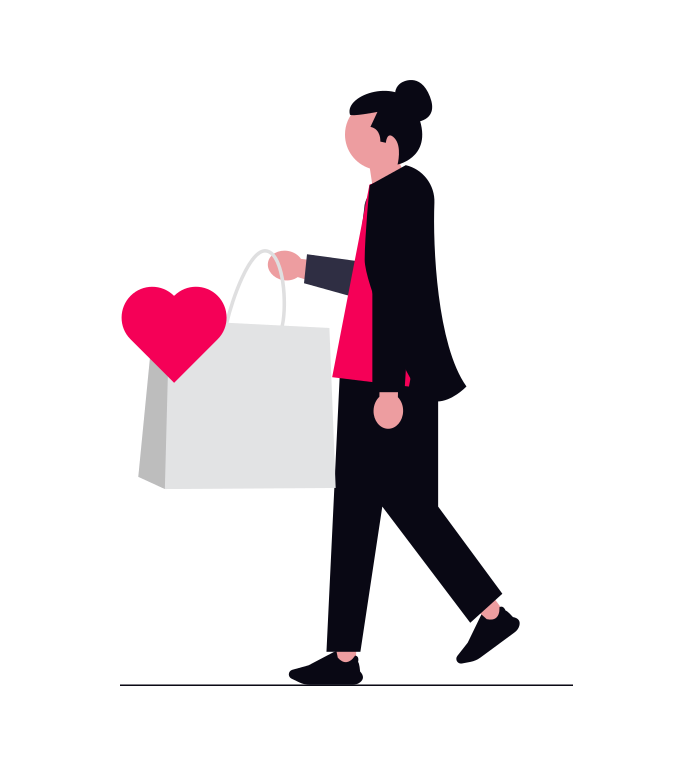
#> input picture images.png, 693 x 766 px, found by its file name
$ python image.py
#> lines starting #> are read from the running program, lines starting #| are printed output that depends on the picture; after the words box and inside, x2 and y2 are one past the last pixel; in counts of white or black regions, pixels touching at a corner belong together
import numpy as np
from PIL import Image

# Load an image
image = Image.open("images.png")
#> image is the input picture: PIL image 693x766 RGB; mean R, G, B 231, 225.5, 228.4
image_array = np.array(image)

# Function to convert image to grayscale
def to_grayscale(img_array):
    # Calculate weighted average for RGB to grayscale conversion
    grayscale = np.dot(img_array[..., :3], [0.2989, 0.5870, 0.1140])
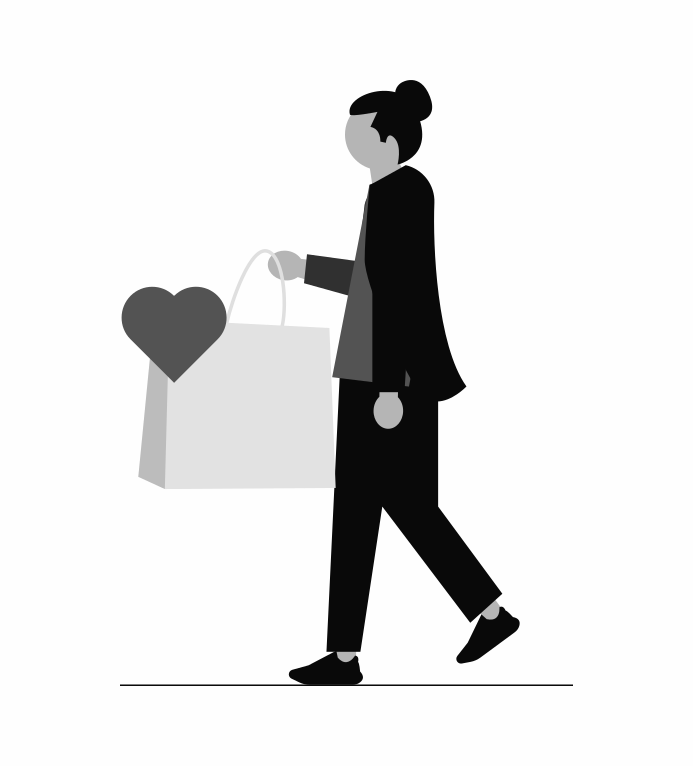
#> grayscale: shape (766, 693) float64; min 9.08, max 255, mean 227.4
    return grayscale.astype(np.uint8)

# Apply grayscale conversion
gray_image_array = to_grayscale(image_array)
gray_image = Image.fromarray(gray_image_array)
gray_image.show()

# Function to flip the image horizontally
def flip_horizontal(img_array):
    return np.flip(img_array, axis=1)
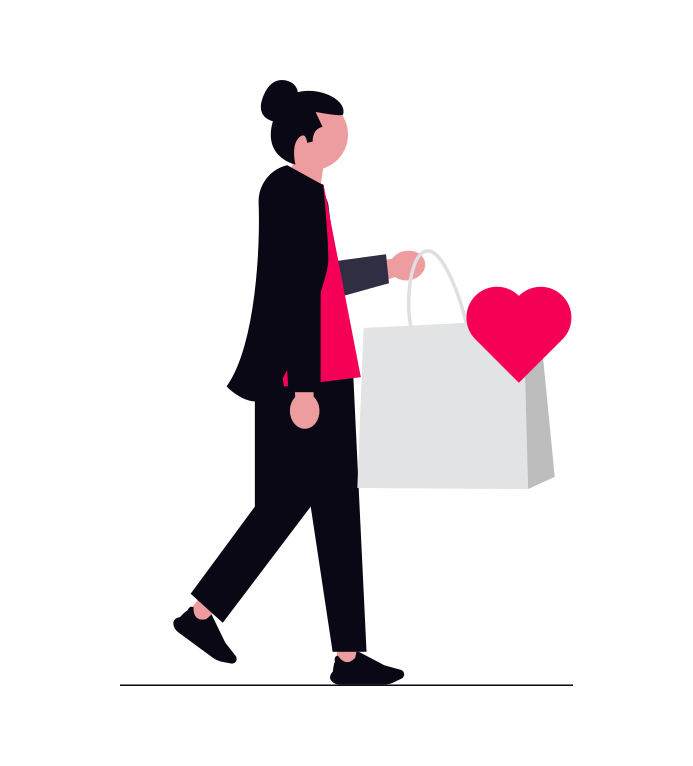
#> returned value: shape (766, 693, 3); mean of channels 0, 1, 2 231, 225.5, 228.4; drawn as R, G, B

# Apply horizontal flip
flipped_horizontal_array = flip_horizontal(image_array)
flipped_horizontal_image = Image.fromarray(flipped_horizontal_array)
flipped_horizontal_image.show()

# Function to flip the image vertically
def flip_vertical(img_array):
    return np.flip(img_array, axis=0)
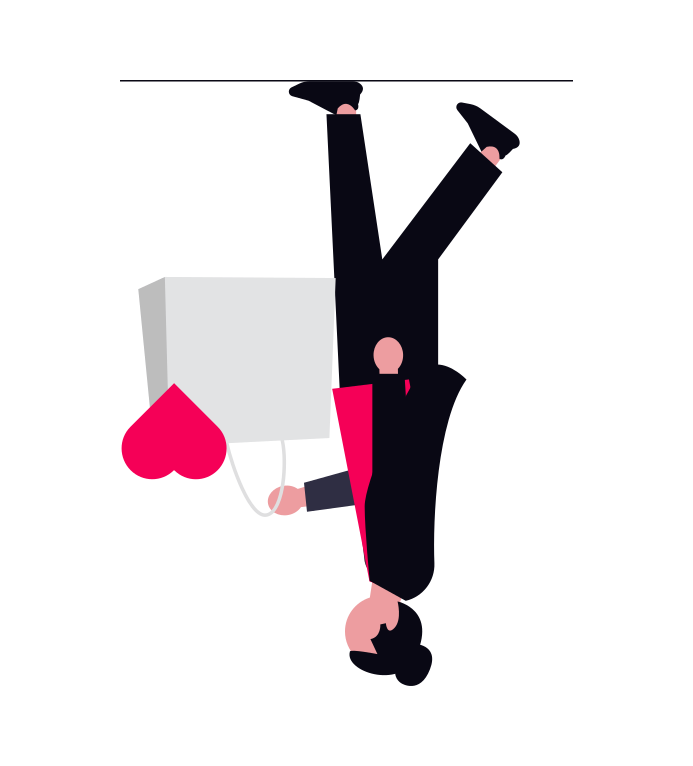
#> returned value: shape (766, 693, 3); mean of channels 0, 1, 2 231, 225.5, 228.4; drawn as R, G, B

# Apply vertical flip
flipped_vertical_array = flip_vertical(image_array)
flipped_vertical_image = Image.fromarray(flipped_vertical_array)
flipped_vertical_image.show()

# Function to rotate the image by 90 degrees
def rotate_90(img_array):
    return np.rot90(img_array)
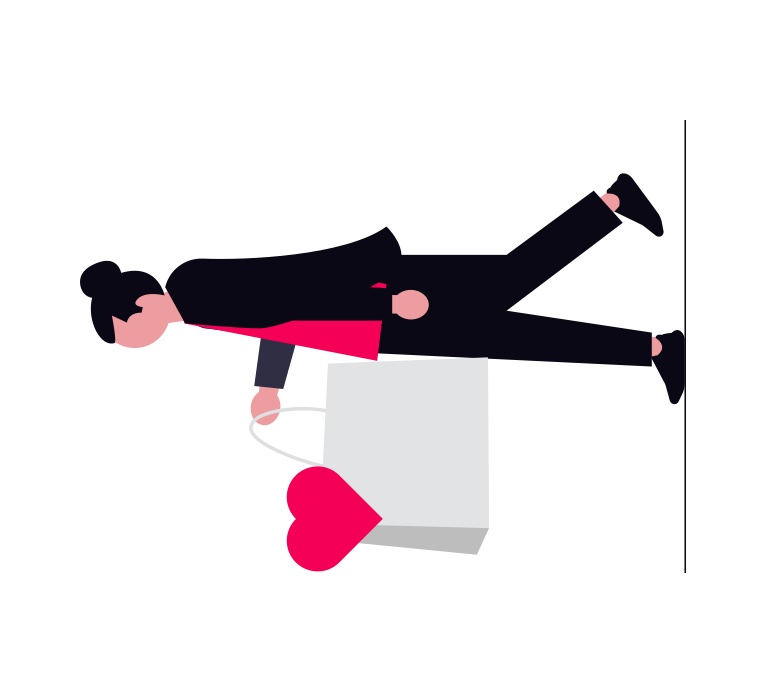
#> returned value: shape (693, 766, 3); mean of channels 0, 1, 2 231, 225.5, 228.4; drawn as R, G, B

# Apply 90-degree rotation
rotated_array = rotate_90(image_array)
rotated_image = Image.fromarray(rotated_array)
rotated_image.show()

# Function to apply a basic blur effect
def blur_image(img_array, kernel_size=3):
    # Create an empty array for the output
#> called with kernel_size = 3
    blurred_array = img_array.copy()
    for i in range(kernel_size // 2, img_array.shape[0] - kernel_size // 2):
        for j in range(kernel_size // 2, img_array.shape[1] - kernel_size // 2):
            # Calculate the average value in the neighborhood
            blurred_array[i, j] = np.mean(
                img_array[i - kernel_size // 2:i + kernel_size // 2 + 1,
                          j - kernel_size // 2:j + kernel_size // 2 + 1],
                axis=(0, 1)
            )
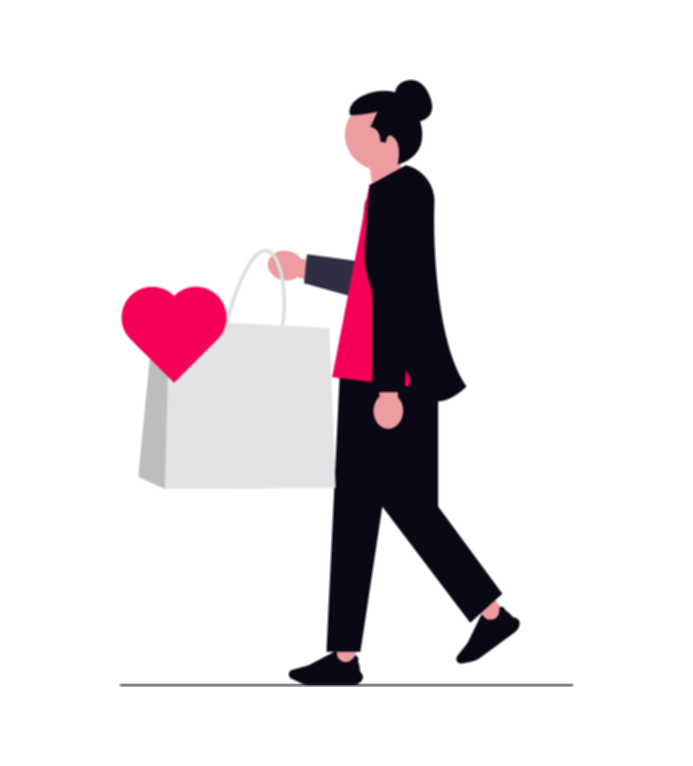
#> blurred_array: shape (766, 693, 3); 2.84% of pixels changed, all inside (x1, y1, x2, y2) = (119, 79, 574, 687)
    return blurred_array.astype(np.uint8)

# Apply blur effect
blurred_image_array = blur_image(image_array)
blurred_image = Image.fromarray(blurred_image_array)
blurred_image.show()
